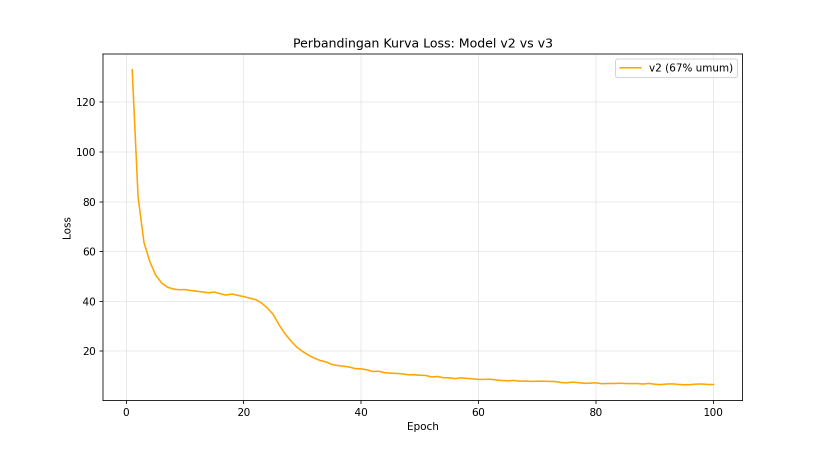
#> input picture Data/Annotation/compare_loss_v2_v3.png, 1650 x 900 px (shown at 1/2 size)
$ python -i enhancedpicture.py   (imports and definitions only)
#> lines starting #> are read from the running program, lines starting #| are printed output that depends on the picture
import cv2
import numpy as np
import logging

logger = logging.getLogger(__name__)


class EnhancedPicture:

    def __init__(self, debug=False):
        if debug:
            logging.basicConfig(level=logging.DEBUG)
        else:
            logging.basicConfig(level=logging.WARNING)

    def _load_image(self, image_input):
        if isinstance(image_input, str):
            image = cv2.imread(image_input)
            if image is None:
                raise FileNotFoundError(f"Gambar tidak ditemukan: {image_input}")
        elif isinstance(image_input, np.ndarray):
            image = image_input.copy()
        else:
            raise ValueError("Input harus berupa path (str) atau numpy array")
        return image

    def _analyze(self, image):
        gray       = cv2.cvtColor(image, cv2.COLOR_BGR2GRAY)
        brightness = np.mean(gray)
        noise      = np.std(gray)
        logger.debug(f"Analisa — Brightness:{brightness:.1f}  Noise:{noise:.1f}")
        return brightness, noise

    def correct_lighting(self, image):
        lab        = cv2.cvtColor(image, cv2.COLOR_BGR2LAB)
        l, a, b    = cv2.split(lab)
        clahe      = cv2.createCLAHE(clipLimit=2.0, tileGridSize=(8, 8))
        l_clahe    = clahe.apply(l)
        brightness = np.mean(l_clahe)

        if brightness < 80:
            gamma = 0.6
        elif brightness > 180:
            gamma = 1.6
        else:
            gamma = 1.0

        if gamma != 1.0:
            inv_gamma = 1.0 / gamma
            table = np.array([
                ((i / 255.0) ** inv_gamma) * 255 for i in range(256)
            ]).astype("uint8")
            l_clahe = cv2.LUT(l_clahe, table)

        return cv2.cvtColor(cv2.merge([l_clahe, a, b]), cv2.COLOR_LAB2BGR)

    def reduce_noise(self, image):
        return cv2.fastNlMeansDenoisingColored(
            image, None, h=10, hColor=10,
            templateWindowSize=7, searchWindowSize=21
        )

    def normalize_size(self, image):
        h, w = image.shape[:2]
        if w < 640:
            ratio = 640 / w
            image = cv2.resize(image, (640, int(h * ratio)), interpolation=cv2.INTER_CUBIC)
        elif w > 1280:
            ratio = 1280 / w
            image = cv2.resize(image, (1280, int(h * ratio)), interpolation=cv2.INTER_AREA)
        return image

    def process(self, image_input):
        """Aktifkan preprocessing"""
        image            = self._load_image(image_input)
        brightness, noise = self._analyze(image)

        if brightness < 80 or brightness > 180:
            image = self.correct_lighting(image)
            logger.debug(f"[1] Lighting diterapkan (brightness={brightness:.1f})")
        else:
            logger.debug(f"[1] Lighting dilewati (normal={brightness:.1f})")

        if noise > 60:
            image = self.reduce_noise(image)
            logger.debug(f"[2] Denoise diterapkan (noise={noise:.1f})")
        else:
            logger.debug(f"[2] Denoise dilewati (noise={noise:.1f})")

        image = self.normalize_size(image)
        logger.debug(f"[3] Output: {image.shape}")
        return image

    def process_without_resize(self, image_input):

        image            = self._load_image(image_input)
        brightness, noise = self._analyze(image)

        if brightness < 80 or brightness > 180:
            image = self.correct_lighting(image)
            logger.debug(f"[1] Lighting diterapkan (brightness={brightness:.1f})")
        else:
            logger.debug(f"[1] Lighting dilewati (normal={brightness:.1f})")

        if noise > 60:
            image = self.reduce_noise(image)
            logger.debug(f"[2] Denoise diterapkan (noise={noise:.1f})")
        else:
            logger.debug(f"[2] Denoise dilewati (noise={noise:.1f})")

        logger.debug(f"[3] Output (no-resize): {image.shape}")
        return image

>>> import cv2
>>> picture = cv2.imread('../../Data/Annotation/compare_loss_v2_v3.png')
#> picture is the input picture: shape (900, 1650, 3); mean B, G, R 251.7, 252.3, 252.6
>>> result = EnhancedPicture().process(picture)
#> in _analyze, `brightness = np.mean(gray)`: brightness = 252.3
#> in _analyze, `noise      = np.std(gray)`: noise = 21.63
#> in process, `brightness, noise = self._analyze(image)`: brightness = 252.3; noise = 21.63
#> in correct_lighting, `lab        = cv2.cvtColor(image, cv2.COLOR_BGR2LAB)`: lab: shape (900, 1650, 3); mean of channels 0, 1, 2 252.4, 128.1, 128.3
#> in correct_lighting, `l, a, b    = cv2.split(lab)`:
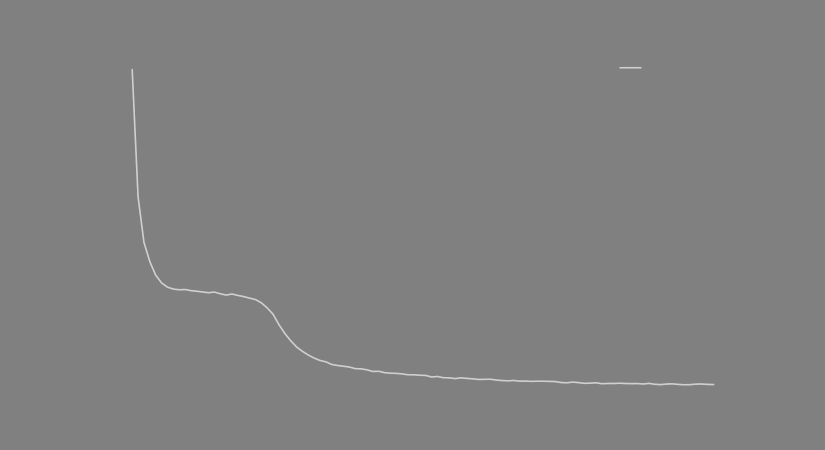
#> b: shape (900, 1650) (shown at 1/2 size); min 128, max 207, mean 128.3
#> in correct_lighting, `brightness = np.mean(l_clahe)`: brightness = 252.4
#> in normalize_size, `image = cv2.resize(image, (1280, int(h * ratio)), interpolation=cv2.IN..`:
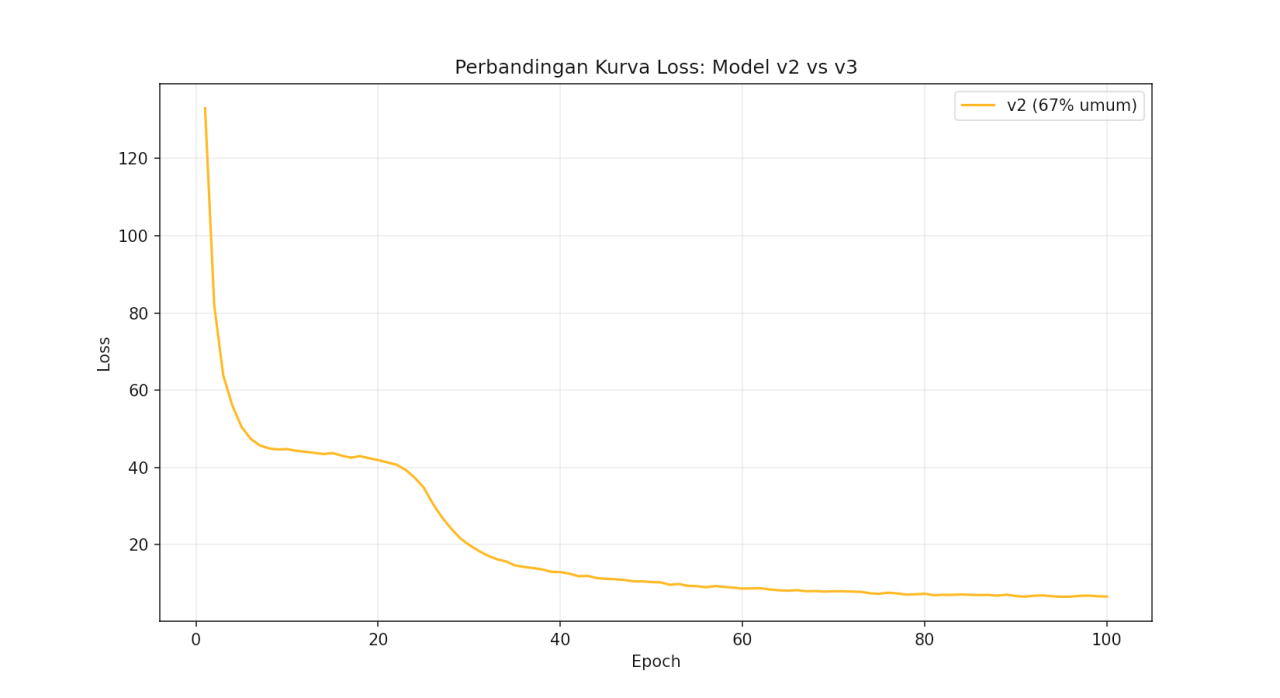
#> image: shape (698, 1280, 3); mean of channels 0, 1, 2 252.2, 252.7, 253; drawn as B, G, R

$ run again, on Data/Annotation/optimize_gamma_cer.png
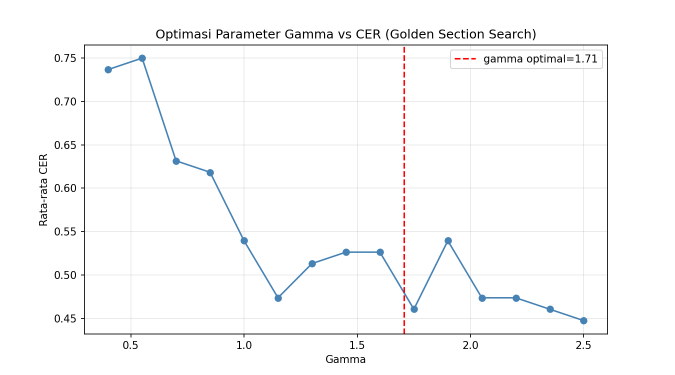
#> input picture Data/Annotation/optimize_gamma_cer.png, 1350 x 750 px (shown at 1/2 size)
#> picture is the input picture: shape (750, 1350, 3); mean B, G, R 250.4, 250, 250
#> in _analyze, `brightness = np.mean(gray)`: brightness = 250.1
#> in _analyze, `noise      = np.std(gray)`: noise = 29.31
#> in process, `brightness, noise = self._analyze(image)`: brightness = 250.1; noise = 29.31
#> lab: shape (750, 1350, 3); mean of channels 0, 1, 2 250.3, 128.1, 127.9
#> in correct_lighting, `l, a, b    = cv2.split(lab)`:
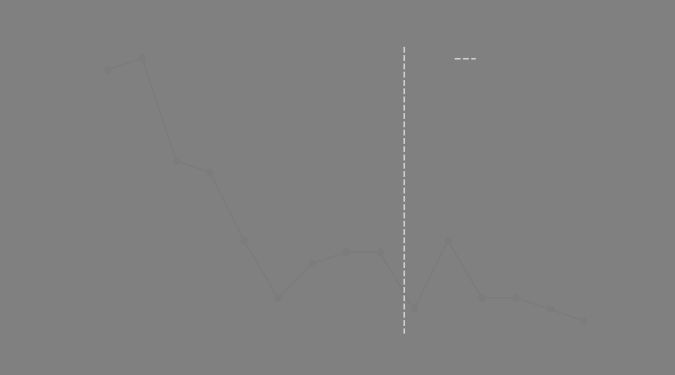
#> a: shape (750, 1350) (shown at 1/2 size); min 122, max 208, mean 128.1
#> in correct_lighting, `brightness = np.mean(l_clahe)`: brightness = 250.3
#> in normalize_size, `image = cv2.resize(image, (1280, int(h * ratio)), interpolation=cv2.IN..`:
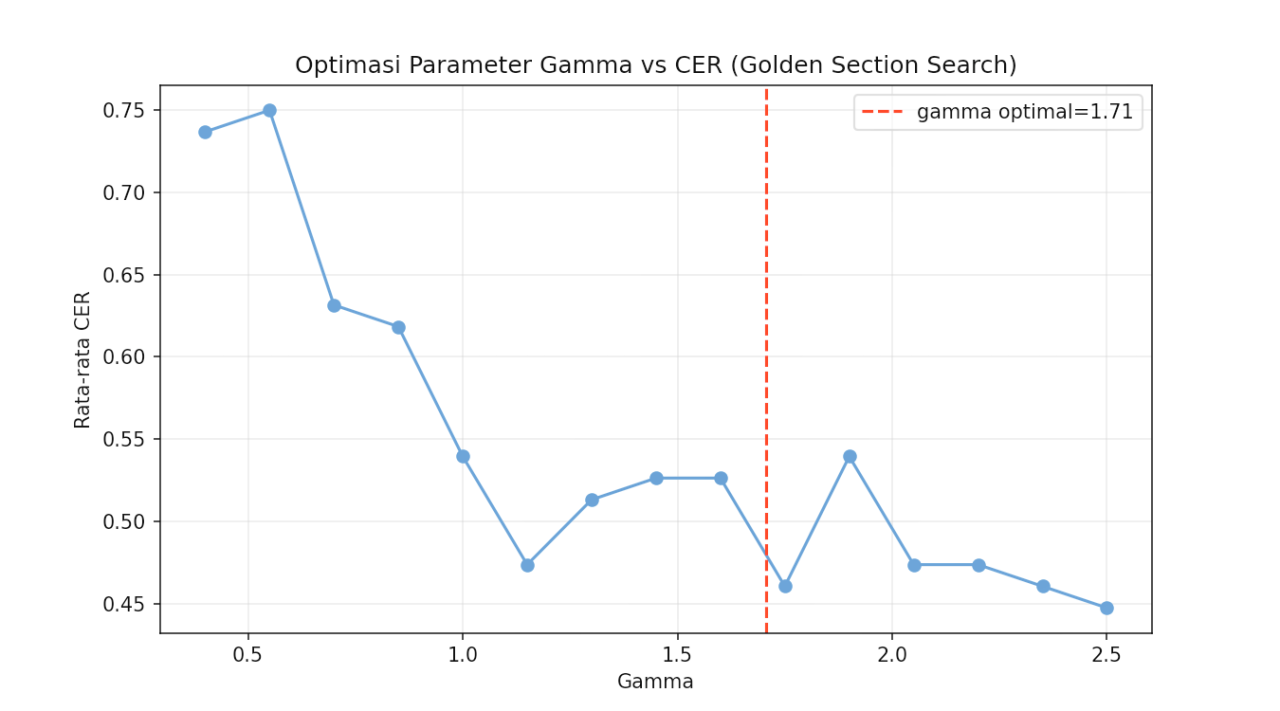
#> image: shape (711, 1280, 3); mean of channels 0, 1, 2 251.3, 251, 250.9; drawn as B, G, R
